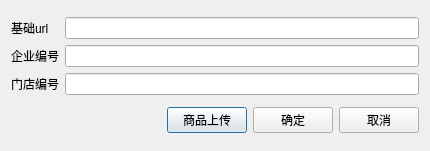
<?xml version="1.0" encoding="UTF-8"?>
<ui version="4.0">
 <class>w_sys_manage_outer_pay_set_jingquan</class>
 <widget class="QDialog" name="w_sys_manage_outer_pay_set_jingquan">
  <property name="geometry">
   <rect>
    <x>0</x>
    <y>0</y>
    <width>430</width>
    <height>151</height>
   </rect>
  </property>
  <property name="windowTitle">
   <string>Dialog</string>
  </property>
  <layout class="QVBoxLayout" name="verticalLayout">
   <item>
    <layout class="QGridLayout" name="gridLayout">
     <item row="0" column="0">
      <widget class="QLabel" name="label">
       <property name="text">
        <string>基础url</string>
       </property>
      </widget>
     </item>
     <item row="0" column="1">
      <widget class="QLineEdit" name="jingquan_baseURL"/>
     </item>
     <item row="1" column="0">
      <widget class="QLabel" name="label_2">
       <property name="text">
        <string>企业编号</string>
       </property>
      </widget>
     </item>
     <item row="1" column="1">
      <widget class="QLineEdit" name="jingquan_companyCode"/>
     </item>
     <item row="2" column="0">
      <widget class="QLabel" name="label_3">
       <property name="text">
        <string>门店编号</string>
       </property>
      </widget>
     </item>
     <item row="2" column="1">
      <widget class="QLineEdit" name="jingquan_trade_code"/>
     </item>
    </layout>
   </item>
   <item>
    <layout class="QHBoxLayout" name="horizontalLayout">
     <item>
      <spacer name="horizontalSpacer">
       <property name="orientation">
        <enum>Qt::Horizontal</enum>
       </property>
       <property name="sizeHint" stdset="0">
        <size>
         <width>40</width>
         <height>20</height>
        </size>
       </property>
      </spacer>
     </item>
     <item>
      <widget class="QPushButton" name="pushButton_upload">
       <property name="text">
        <string>商品上传</string>
       </property>
       <property name="icon">
        <iconset resource="../res.qrc">
         <normaloff>:/image/upload.png</normaloff>:/image/upload.png</iconset>
       </property>
      </widget>
     </item>
     <item>
      <widget class="QPushButton" name="pushButton_ok">
       <property name="text">
        <string>确定</string>
       </property>
      </widget>
     </item>
     <item>
      <widget class="QPushButton" name="pushButton_cancel">
       <property name="text">
        <string>取消</string>
       </property>
      </widget>
     </item>
    </layout>
   </item>
  </layout>
 </widget>
 <resources>
  <include location="../res.qrc"/>
 </resources>
 <connections/>
</ui>
